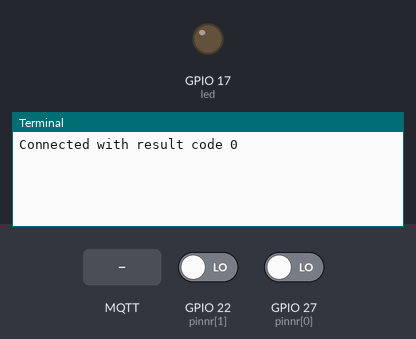
The program below on a simulated Raspberry Pi (BCM pin numbers). On the bench: output pins drawn as LEDs (lit = HIGH), the last lines printed to the terminal. Inputs (shaded band) come from the test bench; at power-on: GPIO 22 (pinnr[1]) LOW, GPIO 27 (pinnr[0]) LOW. No MQTT or app messages arrive unless stated.

Above: at 1.5 s.
1.6 s: MQTT message "b'UP'" arrives on the first subscribed topic
At 2.8 s:
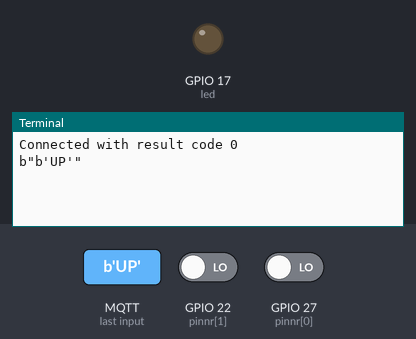
3.1 s: MQTT message "b'DOWN'" arrives on the first subscribed topic
At 4.1 s:
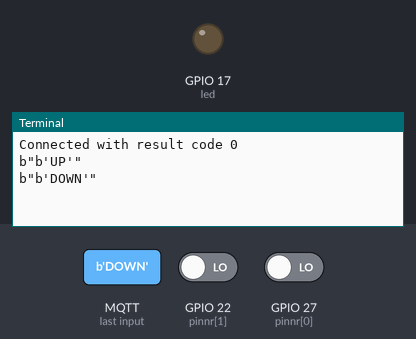
4.6 s: MQTT message "1" arrives on the first subscribed topic
At 5.3 s:
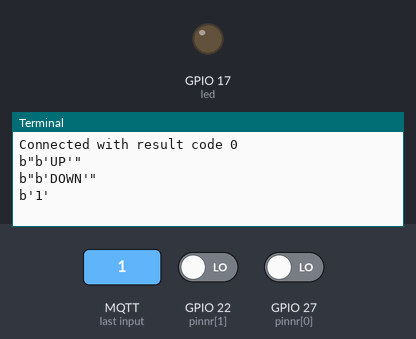

Measured:
- after the input at 1.6 s, the terminal: prints a new line at once (image 1)
- after the input at 3.1 s, the terminal: prints a new line at once (image 2)
- after the input at 4.6 s, the terminal: prints a new line at once (image 3)

The program:

her6.py
```python
import paho.mqtt.client as mqtt
import paho.mqtt.publish as publish
import RPi.GPIO as GPIO

led=17
pinnr=[27,22]

GPIO.setmode(GPIO.BCM)
GPIO.setup(pinnr,GPIO.IN)
GPIO.setup(led,GPIO.OUT)

def isr(channel):
	if channel==pinnr[0]:
		publish.single("testtopic/lol","UP",hostname="broker.mqttdashboard.com")
	if channel==pinnr[1]:
		publish.single("testtopic/lol","DOWN",hostname="broker.mqttdashboard.com")
GPIO.add_event_detect(pinnr[0],GPIO.RISING,callback=isr,bouncetime=300)
GPIO.add_event_detect(pinnr[1],GPIO.RISING,callback=isr,bouncetime=300)

def on_connect(client, userdata, flags, rc):
	print("Connected with result code "+str(rc))
	client.subscribe("testtopic/lol")
	publish.single("testtopic/lol","hahah",hostname="broker.mqttdashboard.com")
def on_message(client, userdata, msg):
	print(msg.payload)
	if str(msg.payload)=="b'UP'":
		GPIO.output(led,True)
	elif str(msg.payload)=="b'DOWN'":
		GPIO.output(led,False)


client=mqtt.Client()
client.on_connect=on_connect
client.on_message=on_message
client.connect("broker.mqttdashboard.com", 1883)
client.loop_forever()

#client = mqtt.Client()
#client.on_connect = on_connect
#client.on_message = on_message

#client.connect("broker.mqttdashboard.com", 1883)
```
